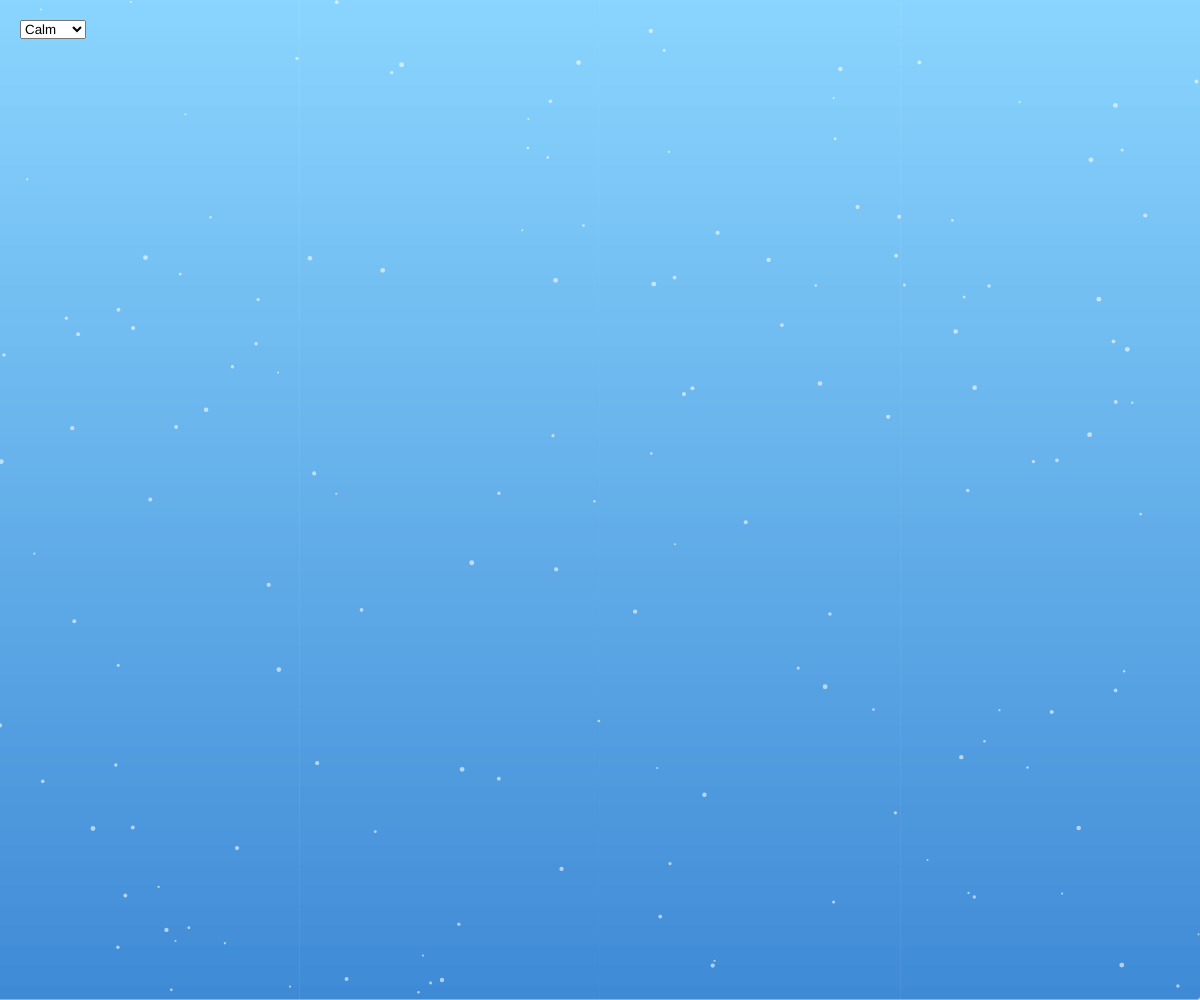
Frame 1 (no input)
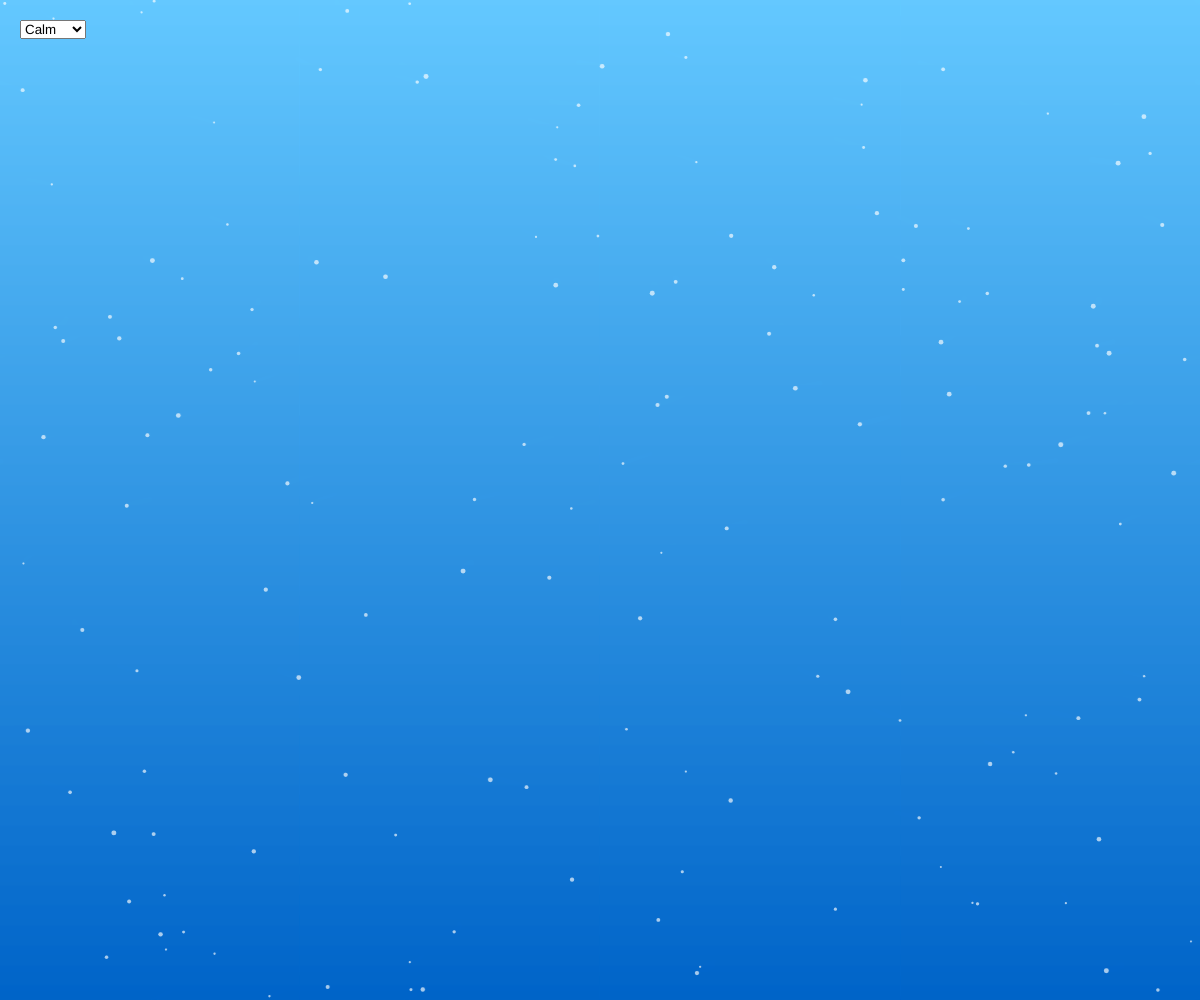
Frame 60 (no input)
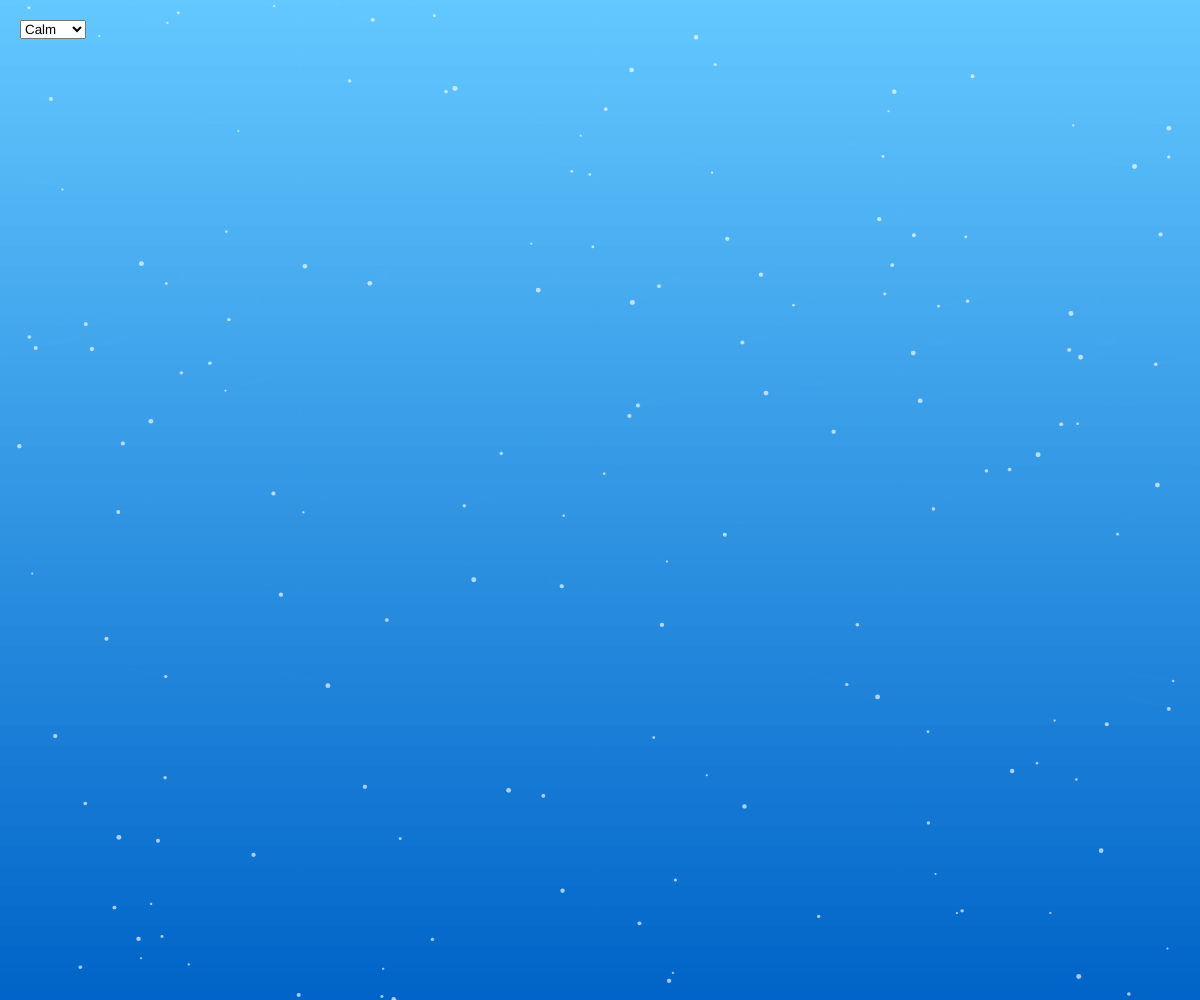
Frame 120 (the mouse pressed at the canvas centre since frame 60)

The p5.js sketch that drew these frames (run headless with seeded random() and noise() and a simulated clock; from frame 60 on, the mouse is pressed at the canvas centre):

// p5.js sketch
// ── sketch.js
let mood = 'Calm';
let particles = [];
let moodSelector;

function setup() {
  createCanvas(windowWidth, windowHeight);

  moodSelector = createSelect();
  moodSelector.position(20, 20);
  moodSelector.option('Calm');
  moodSelector.option('Joy');
  moodSelector.option('Anger');
  moodSelector.option('Anxiety');
  moodSelector.changed(() => {
    mood = moodSelector.value();
  });

  for (let i = 0; i < 150; i++) {
    particles.push(new Particle());
  }
}

function draw() {
  drawBackground();
  for (let p of particles) {
    p.update();
    p.show();
  }
}

function drawBackground() {
  let c1, c2;

  switch (mood) {
    case 'Joy':
      c1 = color(255, 204, 0);
      c2 = color(255, 100, 150);
      break;
    case 'Anger':
      c1 = color(120, 10, 10);
      c2 = color(255, 0, 0);
      break;
    case 'Calm':
      c1 = color(100, 200, 255);
      c2 = color(0, 100, 200);
      break;
    case 'Anxiety':
      c1 = color(50);
      c2 = color(100);
      break;
  }

  for (let y = 0; y < height; y++) {
    let inter = map(y, 0, height, 0, 1);
    let c = lerpColor(c1, c2, inter);
    stroke(c);
    line(0, y, width, y);
  }
}

class Particle {
  constructor() {
    this.reset();
  }

  reset() {
    this.x = random(width);
    this.y = random(height);
    this.size = random(2, 5);
    this.speed = random(0.5, 2);
  }

  update() {
    switch (mood) {
      case 'Joy':
        this.y -= this.speed * 0.3;
        if (this.y < 0) this.y = height;
        break;
      case 'Anger':
        this.x += random(-5, 5);
        this.y += random(-5, 5);
        break;
      case 'Calm':
        this.x += sin(frameCount * 0.01 + this.y * 0.01) * 0.5;
        this.y += this.speed * 0.1;
        if (this.y > height) this.y = 0;
        break;
      case 'Anxiety':
        this.x += random(-1, 1);
        this.y += random(-3, 3);
        break;
    }

    if (this.x < 0) this.x = width;
    if (this.x > width) this.x = 0;
    if (this.y < 0) this.y = height;
    if (this.y > height) this.y = 0;
  }

  show() {
    noStroke();
    switch (mood) {
      case 'Joy':
        fill(255, 255, 100, 200);
        break;
      case 'Anger':
        fill(255, 50, 50, 180);
        break;
      case 'Calm':
        fill(255, 255, 255, 150);
        break;
      case 'Anxiety':
        fill(200, 200, 255, 100);
        break;
    }
    ellipse(this.x, this.y, this.size);
  }
}
